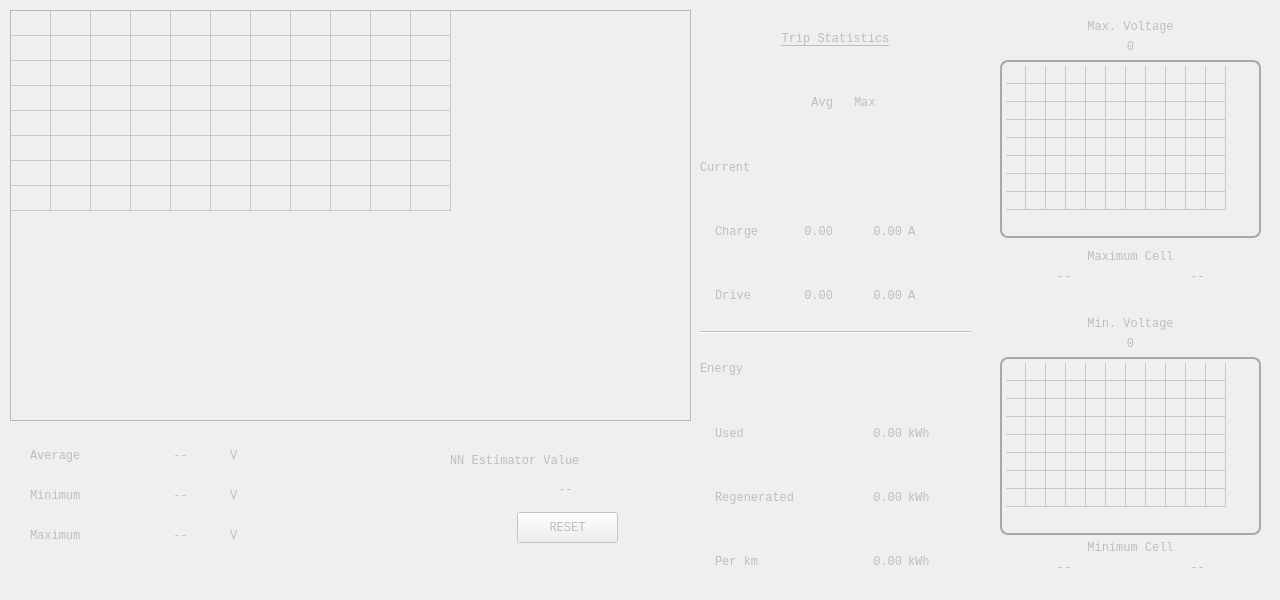
   <widget class="QWidget" name="battery" native="true">
    <property name="enabled">
     <bool>false</bool>
    </property>
    <property name="geometry">
     <rect>
      <x>0</x>
      <y>0</y>
      <width>1280</width>
      <height>600</height>
     </rect>
    </property>
    <property name="sizePolicy">
     <sizepolicy hsizetype="Fixed" vsizetype="Fixed">
      <horstretch>0</horstretch>
      <verstretch>0</verstretch>
     </sizepolicy>
    </property>
    <property name="font">
     <font>
      <family>Lucida Console</family>
     </font>
    </property>
    <property name="styleSheet">
     <string notr="true">QPushButton:focus{
color: rgb(255, 0, 4);
}
QCheckBox:focus{
background-color: rgba(255, 0, 4, 50);
}</string>
    </property>
    <widget class="QTableWidget" name="tableWidget_cellValues">
     <property name="geometry">
      <rect>
       <x>10</x>
       <y>10</y>
       <width>681</width>
       <height>411</height>
      </rect>
     </property>
     <property name="sizePolicy">
      <sizepolicy hsizetype="MinimumExpanding" vsizetype="MinimumExpanding">
       <horstretch>100</horstretch>
       <verstretch>100</verstretch>
      </sizepolicy>
     </property>
     <property name="sizeIncrement">
      <size>
       <width>1</width>
       <height>1</height>
      </size>
     </property>
     <property name="font">
      <font>
       <family>Lucida Console</family>
       <pointsize>11</pointsize>
       <weight>75</weight>
       <italic>false</italic>
       <bold>true</bold>
      </font>
     </property>
     <property name="focusPolicy">
      <enum>Qt::NoFocus</enum>
     </property>
     <property name="styleSheet">
      <string notr="true">font: 75 11pt &quot;Lucida Console&quot;;
font-weight: bold;
text-align: center;</string>
     </property>
     <property name="midLineWidth">
      <number>0</number>
     </property>
     <property name="verticalScrollBarPolicy">
      <enum>Qt::ScrollBarAlwaysOff</enum>
     </property>
     <property name="horizontalScrollBarPolicy">
      <enum>Qt::ScrollBarAlwaysOff</enum>
     </property>
     <property name="tabKeyNavigation">
      <bool>false</bool>
     </property>
     <property name="selectionMode">
      <enum>QAbstractItemView::NoSelection</enum>
     </property>
     <property name="iconSize">
      <size>
       <width>20</width>
       <height>20</height>
      </size>
     </property>
     <property name="showGrid">
      <bool>true</bool>
     </property>
     <property name="cornerButtonEnabled">
      <bool>false</bool>
     </property>
     <property name="rowCount">
      <number>8</number>
     </property>
     <property name="columnCount">
      <number>11</number>
     </property>
     <attribute name="horizontalHeaderVisible">
      <bool>false</bool>
     </attribute>
     <attribute name="horizontalHeaderDefaultSectionSize">
      <number>40</number>
     </attribute>
     <attribute name="horizontalHeaderHighlightSections">
      <bool>false</bool>
     </attribute>
     <attribute name="horizontalHeaderMinimumSectionSize">
      <number>10</number>
     </attribute>
     <attribute name="horizontalHeaderShowSortIndicator" stdset="0">
      <bool>false</bool>
     </attribute>
     <attribute name="verticalHeaderVisible">
      <bool>false</bool>
     </attribute>
     <attribute name="verticalHeaderDefaultSectionSize">
      <number>25</number>
     </attribute>
     <attribute name="verticalHeaderMinimumSectionSize">
      <number>5</number>
     </attribute>
     <row/>
     <row/>
     <row/>
     <row/>
     <row/>
     <row/>
     <row/>
     <row/>
     <column/>
     <column/>
     <column/>
     <column/>
     <column/>
     <column/>
     <column/>
     <column/>
     <column/>
     <column/>
     <column/>
     <item row="0" column="0">
      <property name="textAlignment">
       <set>AlignHCenter|AlignVCenter|AlignCenter</set>
      </property>
     </item>
    </widget>
    <widget class="QTransparentWidget" name="transparentWidget" native="true">
     <property name="geometry">
      <rect>
       <x>10</x>
       <y>430</y>
       <width>651</width>
       <height>161</height>
      </rect>
     </property>
     <property name="sizePolicy">
      <sizepolicy hsizetype="MinimumExpanding" vsizetype="MinimumExpanding">
       <horstretch>0</horstretch>
       <verstretch>0</verstretch>
      </sizepolicy>
     </property>
     <widget class="QLabel" name="l_cell_ave">
      <property name="geometry">
       <rect>
        <x>140</x>
        <y>10</y>
        <width>61</width>
        <height>32</height>
       </rect>
      </property>
      <property name="text">
       <string>--</string>
      </property>
      <property name="alignment">
       <set>Qt::AlignCenter</set>
      </property>
     </widget>
     <widget class="QLabel" name="label_32">
      <property name="geometry">
       <rect>
        <x>20</x>
        <y>50</y>
        <width>121</width>
        <height>32</height>
       </rect>
      </property>
      <property name="text">
       <string>Minimum</string>
      </property>
     </widget>
     <widget class="QLabel" name="label_33">
      <property name="geometry">
       <rect>
        <x>20</x>
        <y>90</y>
        <width>121</width>
        <height>32</height>
       </rect>
      </property>
      <property name="text">
       <string>Maximum</string>
      </property>
     </widget>
     <widget class="QLabel" name="l_cell_max">
      <property name="geometry">
       <rect>
        <x>140</x>
        <y>90</y>
        <width>61</width>
        <height>32</height>
       </rect>
      </property>
      <property name="text">
       <string>--</string>
      </property>
      <property name="alignment">
       <set>Qt::AlignCenter</set>
      </property>
     </widget>
     <widget class="QLabel" name="l_cell_min">
      <property name="geometry">
       <rect>
        <x>140</x>
        <y>50</y>
        <width>61</width>
        <height>32</height>
       </rect>
      </property>
      <property name="text">
       <string>--</string>
      </property>
      <property name="alignment">
       <set>Qt::AlignCenter</set>
      </property>
     </widget>
     <widget class="QLabel" name="label_35">
      <property name="geometry">
       <rect>
        <x>20</x>
        <y>10</y>
        <width>111</width>
        <height>32</height>
       </rect>
      </property>
      <property name="sizePolicy">
       <sizepolicy hsizetype="Fixed" vsizetype="Preferred">
        <horstretch>0</horstretch>
        <verstretch>0</verstretch>
       </sizepolicy>
      </property>
      <property name="text">
       <string>Average</string>
      </property>
     </widget>
     <widget class="QLabel" name="label_36">
      <property name="geometry">
       <rect>
        <x>220</x>
        <y>10</y>
        <width>21</width>
        <height>32</height>
       </rect>
      </property>
      <property name="text">
       <string>V</string>
      </property>
     </widget>
     <widget class="QLabel" name="label_50">
      <property name="geometry">
       <rect>
        <x>220</x>
        <y>50</y>
        <width>21</width>
        <height>32</height>
       </rect>
      </property>
      <property name="text">
       <string>V</string>
      </property>
     </widget>
     <widget class="QLabel" name="label_56">
      <property name="geometry">
       <rect>
        <x>220</x>
        <y>90</y>
        <width>21</width>
        <height>32</height>
       </rect>
      </property>
      <property name="text">
       <string>V</string>
      </property>
     </widget>
     <widget class="QLabel" name="est_cap">
      <property name="geometry">
       <rect>
        <x>510</x>
        <y>50</y>
        <width>91</width>
        <height>20</height>
       </rect>
      </property>
      <property name="text">
       <string>--</string>
      </property>
      <property name="alignment">
       <set>Qt::AlignCenter</set>
      </property>
     </widget>
     <widget class="QLabel" name="label_57">
      <property name="geometry">
       <rect>
        <x>440</x>
        <y>20</y>
        <width>251</width>
        <height>21</height>
       </rect>
      </property>
      <property name="text">
       <string>NN Estimator Value</string>
      </property>
     </widget>
     <widget class="QPushButton" name="pushButton_NNreset">
      <property name="geometry">
       <rect>
        <x>507</x>
        <y>82</y>
        <width>101</width>
        <height>31</height>
       </rect>
      </property>
      <property name="text">
       <string>RESET</string>
      </property>
     </widget>
    </widget>
    <widget class="QWidget" name="layoutWidget_4">
     <property name="geometry">
      <rect>
       <x>1000</x>
       <y>20</y>
       <width>261</width>
       <height>581</height>
      </rect>
     </property>
     <layout class="QVBoxLayout" name="verticalLayout_10">
      <item>
       <widget class="QLabel" name="label_maxVoltage">
        <property name="text">
         <string>Max. Voltage</string>
        </property>
        <property name="alignment">
         <set>Qt::AlignCenter</set>
        </property>
       </widget>
      </item>
      <item>
       <widget class="QLabel" name="l_trip_voltageMax">
        <property name="text">
         <string notr="true">0</string>
        </property>
        <property name="alignment">
         <set>Qt::AlignCenter</set>
        </property>
       </widget>
      </item>
      <item>
       <widget class="QTableWidget" name="tableWidget_batteryCells_max">
        <property name="enabled">
         <bool>false</bool>
        </property>
        <property name="focusPolicy">
         <enum>Qt::NoFocus</enum>
        </property>
        <property name="styleSheet">
         <string notr="true">QTableWidget{
border-width: 2px;
border-style: solid;
border-color: darkgrey;
border-radius: 8px;
padding:4px;
}

</string>
        </property>
        <property name="verticalScrollBarPolicy">
         <enum>Qt::ScrollBarAlwaysOff</enum>
        </property>
        <property name="horizontalScrollBarPolicy">
         <enum>Qt::ScrollBarAlwaysOff</enum>
        </property>
        <property name="autoScroll">
         <bool>false</bool>
        </property>
        <property name="selectionMode">
         <enum>QAbstractItemView::NoSelection</enum>
        </property>
        <property name="rowCount">
         <number>8</number>
        </property>
        <property name="columnCount">
         <number>11</number>
        </property>
        <attribute name="horizontalHeaderVisible">
         <bool>false</bool>
        </attribute>
        <attribute name="horizontalHeaderDefaultSectionSize">
         <number>12</number>
        </attribute>
        <attribute name="horizontalHeaderHighlightSections">
         <bool>false</bool>
        </attribute>
        <attribute name="horizontalHeaderMinimumSectionSize">
         <number>8</number>
        </attribute>
        <attribute name="verticalHeaderVisible">
         <bool>false</bool>
        </attribute>
        <attribute name="verticalHeaderDefaultSectionSize">
         <number>12</number>
        </attribute>
        <attribute name="verticalHeaderMinimumSectionSize">
         <number>8</number>
        </attribute>
        <row/>
        <row/>
        <row/>
        <row/>
        <row/>
        <row/>
        <row/>
        <row/>
        <column/>
        <column/>
        <column/>
        <column/>
        <column/>
        <column/>
        <column/>
        <column/>
        <column/>
        <column/>
        <column/>
        <item row="0" column="0">
         <property name="text">
          <string/>
         </property>
        </item>
        <item row="0" column="1">
         <property name="text">
          <string/>
         </property>
        </item>
        <item row="0" column="2">
         <property name="text">
          <string/>
         </property>
        </item>
        <item row="1" column="1">
         <property name="text">
          <string/>
         </property>
        </item>
        <item row="2" column="0"/>
       </widget>
      </item>
      <item>
       <spacer name="verticalSpacer_5">
        <property name="orientation">
         <enum>Qt::Vertical</enum>
        </property>
        <property name="sizeHint" stdset="0">
         <size>
          <width>20</width>
          <height>20</height>
         </size>
        </property>
       </spacer>
      </item>
      <item>
       <widget class="QLabel" name="label_17">
        <property name="text">
         <string>Maximum Cell</string>
        </property>
        <property name="alignment">
         <set>Qt::AlignCenter</set>
        </property>
       </widget>
      </item>
      <item>
       <layout class="QGridLayout" name="gridLayout_8">
        <item row="0" column="0">
         <widget class="QLabel" name="l_max_bat">
          <property name="text">
           <string>--</string>
          </property>
          <property name="alignment">
           <set>Qt::AlignCenter</set>
          </property>
         </widget>
        </item>
        <item row="0" column="1">
         <widget class="QLabel" name="l_max_volt">
          <property name="text">
           <string>--</string>
          </property>
          <property name="alignment">
           <set>Qt::AlignCenter</set>
          </property>
         </widget>
        </item>
       </layout>
      </item>
      <item>
       <spacer name="verticalSpacer_3">
        <property name="orientation">
         <enum>Qt::Vertical</enum>
        </property>
        <property name="sizeHint" stdset="0">
         <size>
          <width>20</width>
          <height>40</height>
         </size>
        </property>
       </spacer>
      </item>
      <item>
       <widget class="QLabel" name="label_minVoltage">
        <property name="text">
         <string>Min. Voltage</string>
        </property>
        <property name="alignment">
         <set>Qt::AlignCenter</set>
        </property>
       </widget>
      </item>
      <item>
       <widget class="QLabel" name="l_trip_voltageMin">
        <property name="text">
         <string notr="true">0</string>
        </property>
        <property name="alignment">
         <set>Qt::AlignCenter</set>
        </property>
       </widget>
      </item>
      <item>
       <widget class="QTableWidget" name="tableWidget_batteryCells_min">
        <property name="enabled">
         <bool>false</bool>
        </property>
        <property name="focusPolicy">
         <enum>Qt::NoFocus</enum>
        </property>
        <property name="styleSheet">
         <string notr="true">QTableWidget{
border-width: 2px;
border-style: solid;
border-color: darkgrey;
border-radius: 8px;
padding:4px;
}

</string>
        </property>
        <property name="verticalScrollBarPolicy">
         <enum>Qt::ScrollBarAlwaysOff</enum>
        </property>
        <property name="horizontalScrollBarPolicy">
         <enum>Qt::ScrollBarAlwaysOff</enum>
        </property>
        <property name="autoScroll">
         <bool>false</bool>
        </property>
        <property name="selectionMode">
         <enum>QAbstractItemView::NoSelection</enum>
        </property>
        <property name="rowCount">
         <number>8</number>
        </property>
        <property name="columnCount">
         <number>11</number>
        </property>
        <attribute name="horizontalHeaderVisible">
         <bool>false</bool>
        </attribute>
        <attribute name="horizontalHeaderDefaultSectionSize">
         <number>12</number>
        </attribute>
        <attribute name="horizontalHeaderHighlightSections">
         <bool>false</bool>
        </attribute>
        <attribute name="horizontalHeaderMinimumSectionSize">
         <number>8</number>
        </attribute>
        <attribute name="verticalHeaderVisible">
         <bool>false</bool>
        </attribute>
        <attribute name="verticalHeaderDefaultSectionSize">
         <number>12</number>
        </attribute>
        <attribute name="verticalHeaderMinimumSectionSize">
         <number>8</number>
        </attribute>
        <row/>
        <row/>
        <row/>
        <row/>
        <row/>
        <row/>
        <row/>
        <row/>
        <column/>
        <column/>
        <column/>
        <column/>
        <column/>
        <column/>
        <column/>
        <column/>
        <column/>
        <column/>
        <column/>
        <item row="0" column="0">
         <property name="text">
          <string/>
         </property>
        </item>
        <item row="0" column="1">
         <property name="text">
          <string/>
         </property>
        </item>
        <item row="0" column="2">
         <property name="text">
          <string/>
         </property>
        </item>
        <item row="1" column="1">
         <property name="text">
          <string/>
         </property>
        </item>
        <item row="2" column="0"/>
       </widget>
      </item>
      <item>
       <widget class="QLabel" name="label_12">
        <property name="text">
         <string>Minimum Cell</string>
        </property>
        <property name="alignment">
         <set>Qt::AlignCenter</set>
        </property>
       </widget>
      </item>
      <item>
       <layout class="QGridLayout" name="gridLayout_2">
        <item row="0" column="1">
         <widget class="QLabel" name="l_min_bat">
          <property name="text">
           <string>--</string>
          </property>
          <property name="alignment">
           <set>Qt::AlignCenter</set>
          </property>
         </widget>
        </item>
        <item row="0" column="2">
         <widget class="QLabel" name="l_min_volt">
          <property name="text">
           <string>--</string>
          </property>
          <property name="alignment">
           <set>Qt::AlignCenter</set>
          </property>
         </widget>
        </item>
       </layout>
      </item>
      <item>
       <spacer name="verticalSpacer_12">
        <property name="orientation">
         <enum>Qt::Vertical</enum>
        </property>
        <property name="sizeHint" stdset="0">
         <size>
          <width>20</width>
          <height>40</height>
         </size>
        </property>
       </spacer>
      </item>
     </layout>
    </widget>
    <widget class="QTransparentWidget" name="tripWidget1" native="true">
     <property name="geometry">
      <rect>
       <x>700</x>
       <y>10</y>
       <width>271</width>
       <height>581</height>
      </rect>
     </property>
     <layout class="QGridLayout" name="trip1">
      <item row="0" column="0" colspan="4">
       <widget class="QLabel" name="label_18">
        <property name="styleSheet">
         <string notr="true">text-decoration: underline;</string>
        </property>
        <property name="text">
         <string>Trip Statistics</string>
        </property>
        <property name="alignment">
         <set>Qt::AlignCenter</set>
        </property>
       </widget>
      </item>
      <item row="12" column="0" colspan="2">
       <widget class="QLabel" name="label_22">
        <property name="text">
         <string>Regenerated</string>
        </property>
        <property name="indent">
         <number>15</number>
        </property>
       </widget>
      </item>
      <item row="1" column="2">
       <widget class="QLabel" name="label_14">
        <property name="text">
         <string>Max</string>
        </property>
        <property name="indent">
         <number>15</number>
        </property>
       </widget>
      </item>
      <item row="6" column="1">
       <widget class="QLabel" name="l_trip_ncurrentAvg_2">
        <property name="text">
         <string>0.00</string>
        </property>
        <property name="alignment">
         <set>Qt::AlignRight|Qt::AlignTrailing|Qt::AlignVCenter</set>
        </property>
       </widget>
      </item>
      <item row="11" column="3">
       <widget class="QLabel" name="label_21">
        <property name="text">
         <string notr="true">kWh</string>
        </property>
       </widget>
      </item>
      <item row="4" column="0">
       <widget class="QLabel" name="label_44">
        <property name="text">
         <string notr="true">Current </string>
        </property>
        <property name="indent">
         <number>-1</number>
        </property>
       </widget>
      </item>
      <item row="13" column="2">
       <widget class="QLabel" name="l_trip_capacityPerKm">
        <property name="text">
         <string notr="true">0.00</string>
        </property>
        <property name="alignment">
         <set>Qt::AlignRight|Qt::AlignTrailing|Qt::AlignVCenter</set>
        </property>
       </widget>
      </item>
      <item row="9" column="0">
       <widget class="QLabel" name="label_34">
        <property name="text">
         <string>Energy</string>
        </property>
       </widget>
      </item>
      <item row="5" column="3">
       <widget class="QLabel" name="label_16">
        <property name="text">
         <string>A</string>
        </property>
       </widget>
      </item>
      <item row="5" column="1">
       <widget class="QLabel" name="l_trip_pcurrentAvg">
        <property name="text">
         <string>0.00</string>
        </property>
        <property name="alignment">
         <set>Qt::AlignRight|Qt::AlignTrailing|Qt::AlignVCenter</set>
        </property>
       </widget>
      </item>
      <item row="13" column="3">
       <widget class="QLabel" name="label_15">
        <property name="text">
         <string>kWh</string>
        </property>
       </widget>
      </item>
      <item row="5" column="0">
       <widget class="QLabel" name="label_25">
        <property name="text">
         <string>Charge</string>
        </property>
        <property name="margin">
         <number>0</number>
        </property>
        <property name="indent">
         <number>15</number>
        </property>
       </widget>
      </item>
      <item row="11" column="0">
       <widget class="QLabel" name="label_19">
        <property name="text">
         <string>Used</string>
        </property>
        <property name="indent">
         <number>15</number>
        </property>
       </widget>
      </item>
      <item row="6" column="2">
       <widget class="QLabel" name="l_trip_ncurrentMax_2">
        <property name="text">
         <string>0.00</string>
        </property>
        <property name="alignment">
         <set>Qt::AlignRight|Qt::AlignTrailing|Qt::AlignVCenter</set>
        </property>
       </widget>
      </item>
      <item row="1" column="1">
       <widget class="QLabel" name="label_8">
        <property name="text">
         <string>Avg</string>
        </property>
        <property name="alignment">
         <set>Qt::AlignRight|Qt::AlignTrailing|Qt::AlignVCenter</set>
        </property>
       </widget>
      </item>
      <item row="5" column="2">
       <widget class="QLabel" name="l_trip_pcurrentMax">
        <property name="text">
         <string>0.00</string>
        </property>
        <property name="alignment">
         <set>Qt::AlignRight|Qt::AlignTrailing|Qt::AlignVCenter</set>
        </property>
       </widget>
      </item>
      <item row="11" column="2">
       <widget class="QLabel" name="l_trip_capacityUsed">
        <property name="text">
         <string notr="true">0.00</string>
        </property>
        <property name="alignment">
         <set>Qt::AlignRight|Qt::AlignTrailing|Qt::AlignVCenter</set>
        </property>
       </widget>
      </item>
      <item row="12" column="2">
       <widget class="QLabel" name="l_trip_capacityRegenerated">
        <property name="text">
         <string>0.00</string>
        </property>
        <property name="alignment">
         <set>Qt::AlignRight|Qt::AlignTrailing|Qt::AlignVCenter</set>
        </property>
       </widget>
      </item>
      <item row="8" column="0" colspan="4">
       <widget class="Line" name="line_6">
        <property name="orientation">
         <enum>Qt::Horizontal</enum>
        </property>
       </widget>
      </item>
      <item row="6" column="0">
       <widget class="QLabel" name="label_43">
        <property name="text">
         <string>Drive</string>
        </property>
        <property name="indent">
         <number>15</number>
        </property>
       </widget>
      </item>
      <item row="12" column="3">
       <widget class="QLabel" name="label_13">
        <property name="text">
         <string>kWh</string>
        </property>
       </widget>
      </item>
      <item row="13" column="0">
       <widget class="QLabel" name="label_9">
        <property name="text">
         <string>Per km</string>
        </property>
        <property name="indent">
         <number>15</number>
        </property>
       </widget>
      </item>
      <item row="6" column="3">
       <widget class="QLabel" name="label_28">
        <property name="text">
         <string>A</string>
        </property>
       </widget>
      </item>
     </layout>
    </widget>
   </widget>
